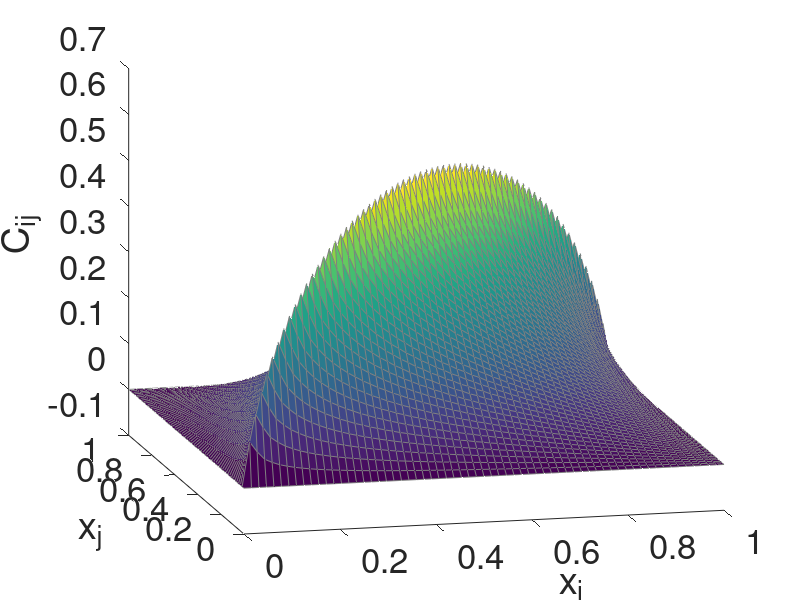
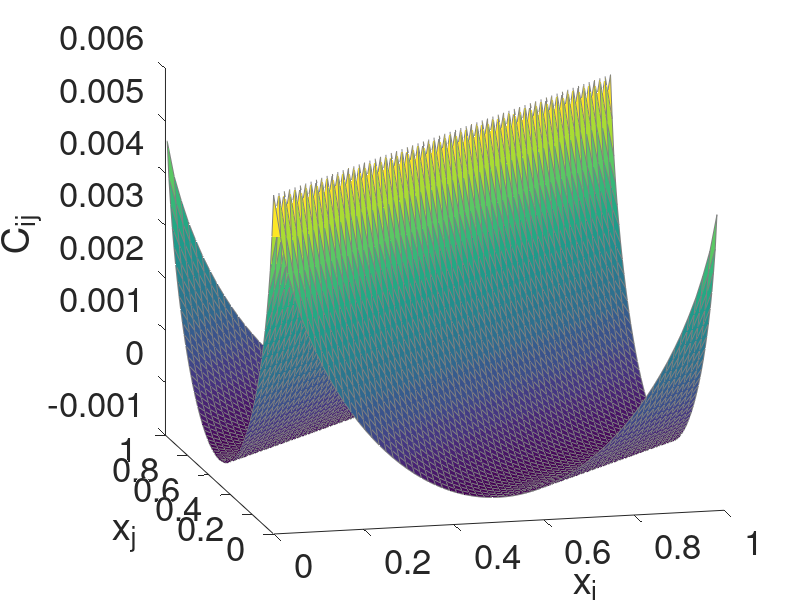

MATLAB code for these plots, in order:
% covariance matrix examples

% --- Dirichlet Boundary Conditions
interval_length = 1;
n_beads = 64+1;     % odd so there is one point where x=y in covariance

x = linspace(0,interval_length,n_beads);

eigenvalue_order = 0.75;   % this is what we call "kappa"

kvec = pi*(1:n_beads);
Q = [sqrt(2)*sin(pi*(0:n_beads-1)'/(n_beads-1)*(1:n_beads))];
D = diag(kvec.^(-eigenvalue_order));
covariance_matrix = Q*D.^2*Q';
covariance_half = Q*D;

figure(1);clf;hold on
[meshx,meshy] = meshgrid(x,x);
surf(meshx,meshy,covariance_matrix,'EdgeColor',[0.5 0.5 0.5])
xlabel('x_i'); ylabel('x_j');zlabel('C_{ij}')
set(gca,'fontsize',25)
set(gca,'view',[ -13.5000   15.4914])

% --- Periodic Boundary Conditions
interval_length = 1;
spin_number = 64;     % even so there are N/2 sine eigenfunctions

x = linspace(0,interval_length,spin_number+1);
x = x(1:end-1);

kvec = 2*pi*[(0:spin_number/2),(1:spin_number/2-1)]; kvec(1) = 2*pi;
Q = [ones(spin_number,1),sqrt(2)*cos(2*pi/spin_number*(0:spin_number-1)'*(1:spin_number/2-1)), ...
    cos(pi*(0:spin_number-1)'),sqrt(2)*sin(2*pi/spin_number*(0:spin_number-1)'*(1:spin_number/2-1))]...
    /sqrt(spin_number);
D = diag(kvec.^(-eigenvalue_order));
covariance_matrix = Q*D.^2*Q';
covariance_half = Q*D;

figure(2);clf;hold on
[meshx,meshy] = meshgrid(x,x);
surf(meshx,meshy,covariance_matrix,'EdgeColor',[0.5 0.5 0.5])
xlabel('x_i'); ylabel('x_j');zlabel('C_{ij}')
set(gca,'fontsize',25)
set(gca,'view',[ -13.5000   15.4914])